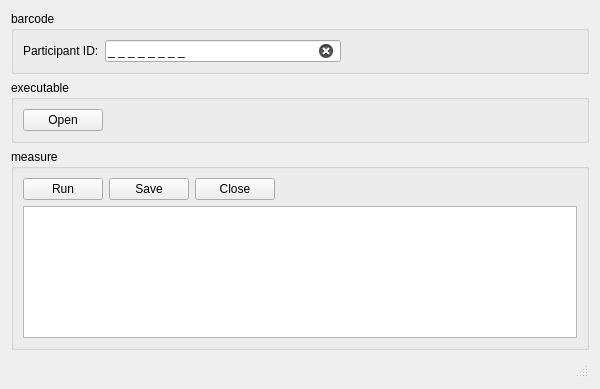
<?xml version="1.0" encoding="UTF-8"?>
<ui version="4.0">
 <class>CypressFrame</class>
 <widget class="QFrame" name="CypressFrame">
  <property name="geometry">
   <rect>
    <x>0</x>
    <y>0</y>
    <width>600</width>
    <height>389</height>
   </rect>
  </property>
  <property name="sizePolicy">
   <sizepolicy hsizetype="Preferred" vsizetype="Maximum">
    <horstretch>0</horstretch>
    <verstretch>0</verstretch>
   </sizepolicy>
  </property>
  <property name="windowTitle">
   <string>Frax</string>
  </property>
  <layout class="QVBoxLayout" name="verticalLayout_2">
   <item>
    <widget class="QGroupBox" name="idGroupBox">
     <property name="sizePolicy">
      <sizepolicy hsizetype="Preferred" vsizetype="Maximum">
       <horstretch>0</horstretch>
       <verstretch>0</verstretch>
      </sizepolicy>
     </property>
     <property name="title">
      <string>barcode</string>
     </property>
     <layout class="QHBoxLayout" name="horizontalLayout">
      <item>
       <widget class="QLabel" name="iDlabel">
        <property name="text">
         <string>Participant ID:</string>
        </property>
        <property name="buddy">
         <cstring>barcodeLineEdit</cstring>
        </property>
       </widget>
      </item>
      <item>
       <widget class="QLineEdit" name="barcodeLineEdit">
        <property name="inputMask">
         <string>0 0 0 0 0 0 0 0;_</string>
        </property>
        <property name="text">
         <string>       </string>
        </property>
        <property name="maxLength">
         <number>15</number>
        </property>
        <property name="cursorPosition">
         <number>15</number>
        </property>
        <property name="clearButtonEnabled">
         <bool>true</bool>
        </property>
       </widget>
      </item>
      <item>
       <spacer name="horizontalSpacer">
        <property name="orientation">
         <enum>Qt::Horizontal</enum>
        </property>
        <property name="sizeHint" stdset="0">
         <size>
          <width>80</width>
          <height>20</height>
         </size>
        </property>
       </spacer>
      </item>
     </layout>
    </widget>
   </item>
   <item>
    <widget class="QGroupBox" name="pathGgroupBox">
     <property name="sizePolicy">
      <sizepolicy hsizetype="Preferred" vsizetype="Maximum">
       <horstretch>0</horstretch>
       <verstretch>0</verstretch>
      </sizepolicy>
     </property>
     <property name="title">
      <string>executable</string>
     </property>
     <layout class="QHBoxLayout" name="horizontalLayout_2">
      <item>
       <widget class="QPushButton" name="openButton">
        <property name="text">
         <string>Open</string>
        </property>
       </widget>
      </item>
      <item>
       <spacer name="horizontalSpacer_2">
        <property name="orientation">
         <enum>Qt::Horizontal</enum>
        </property>
        <property name="sizeHint" stdset="0">
         <size>
          <width>469</width>
          <height>20</height>
         </size>
        </property>
       </spacer>
      </item>
     </layout>
    </widget>
   </item>
   <item>
    <widget class="QGroupBox" name="measureGroupBox">
     <property name="title">
      <string>measure</string>
     </property>
     <layout class="QVBoxLayout" name="verticalLayout">
      <item>
       <layout class="QHBoxLayout" name="horizontalLayout_3">
        <item>
         <widget class="QPushButton" name="measureButton">
          <property name="text">
           <string>Run</string>
          </property>
         </widget>
        </item>
        <item>
         <widget class="QPushButton" name="saveButton">
          <property name="text">
           <string>Save</string>
          </property>
         </widget>
        </item>
        <item>
         <widget class="QPushButton" name="closeButton">
          <property name="text">
           <string>Close</string>
          </property>
         </widget>
        </item>
        <item>
         <spacer name="horizontalSpacer_3">
          <property name="orientation">
           <enum>Qt::Horizontal</enum>
          </property>
          <property name="sizeHint" stdset="0">
           <size>
            <width>40</width>
            <height>20</height>
           </size>
          </property>
         </spacer>
        </item>
       </layout>
      </item>
      <item>
       <widget class="QTableView" name="testdataTableView"/>
      </item>
     </layout>
    </widget>
   </item>
   <item>
    <widget class="QStatusBar" name="statusBar"/>
   </item>
  </layout>
 </widget>
 <resources/>
 <connections/>
</ui>
